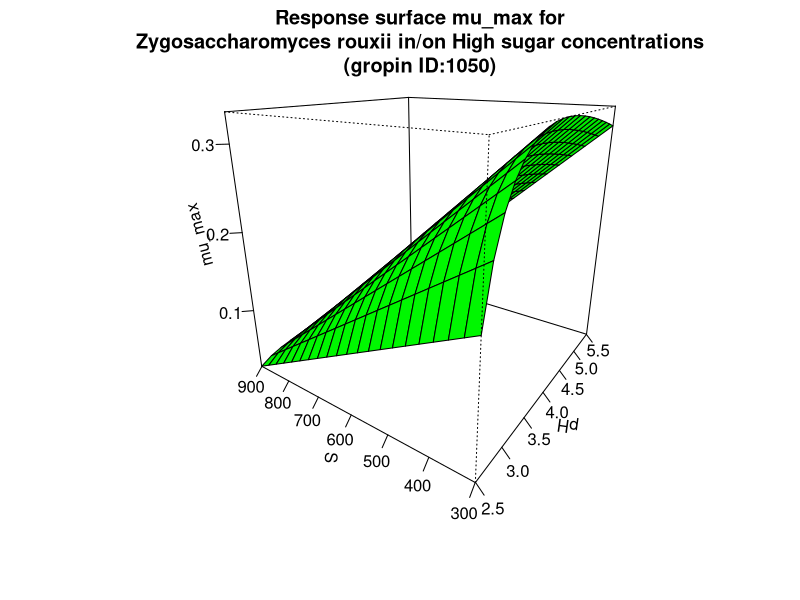

Source code (R):
#############################
# start of Parameter script
#############################
pH <- seq(2.4975024975025,5.5055,length.out=21)
S <- seq(299.7002997003,900.9,length.out=21)
#############################
# end of Parameter script
#############################
############################# 
# start of Model script Gropin ID 1050 
#############################
 
# constant coefficients for this model
 
variables <- data.frame(pH,S)
argumentsPar <- expand.grid(variables)
 
# heart of the model
response_surface <- function(pH,S) {
   mumax <-0.48*(pH-2.3)*(pH-15.1)/((pH-2.3)*(pH-15.1)-(pH-4)^2)*(1-S/981)

return(mumax=mumax)
} 

# output parameters
mumax <- cbind(argumentsPar,response_surface(argumentsPar['pH'],argumentsPar['S']))
colnames(mumax) <- c(colnames(argumentsPar),'mumax')
#############################
# End of Model script
#############################
############################# 
# start of Visualisation script Gropin ID 1050 
#############################
persp(pH,S,matrix(unlist(mumax$mumax),nrow=21),col = 'green',xlab='pH',ylab='S',zlab='mu_max',main='Response surface mu_max for
Zygosaccharomyces rouxii in/on High sugar concentrations
(gropin ID:1050)',theta=305,phi=20,shade=0.25,ticktype = 'detailed')
#############################
# End of Visualisation script
#############################
